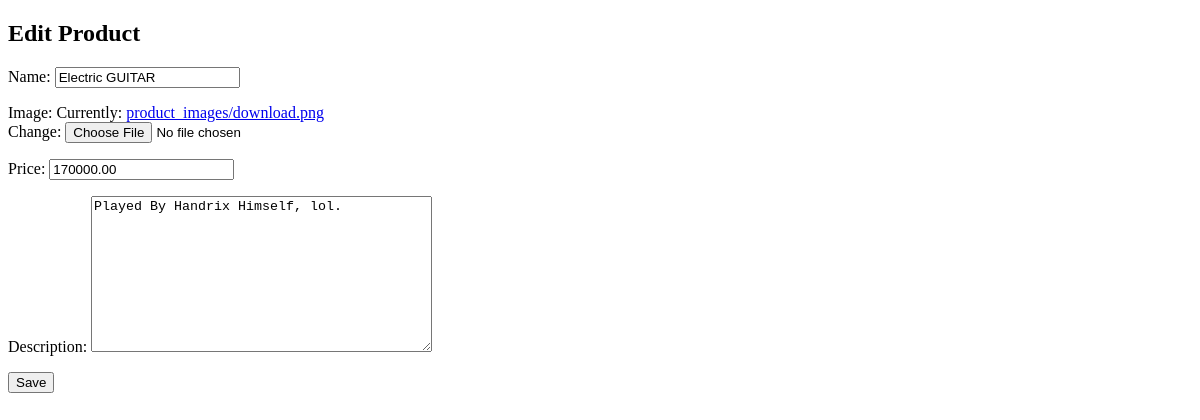
The app's page /shop/2/edit/ with its own data.
### shop/models.py (models this page shows, shortened)
class Product(models.Model):
    name = models.CharField(max_length=255)
    image = models.ImageField(upload_to='product_images/')
    price = models.DecimalField(max_digits=10, decimal_places=2)
    description = models.TextField()
    created = models.DateTimeField(auto_now_add=True)
    updated = models.DateTimeField(auto_now=True)

### shop/views.py (the view)
# urls.py: path('<int:pk>/edit/', product_update, name='product_update'),
def product_update(request, pk):
    product = get_object_or_404(Product, pk=pk)
    if request.method == 'POST':
        form = ProductForm(request.POST, request.FILES, instance=product)
        if form.is_valid():
            form.save()
            return redirect('product_list')
    else:
        form = ProductForm(instance=product)
    return render(request, 'shop/product_form.html', {'form': form})

### shop/forms.py
class ProductForm(forms.ModelForm):
    class Meta:
        model = Product
        fields = ['name', 'image', 'price', 'description']

### shop/templates/shop/product_form.html (shortened to what this page needs)
{% extends 'base.html' %}
{% load static %}
{% block content %}
  <h2>{% if form.instance.pk %}Edit{% else %}Add{% endif %} Product</h2>
  <form method="post" enctype="multipart/form-data">
    {{ form.as_p }}
    <button type="submit">Save</button>
  </form>
{% endblock %}

### records on screen
Product: name "Electric GUITAR", price "170000.00", description "Played By Handrix Himself, lol."
